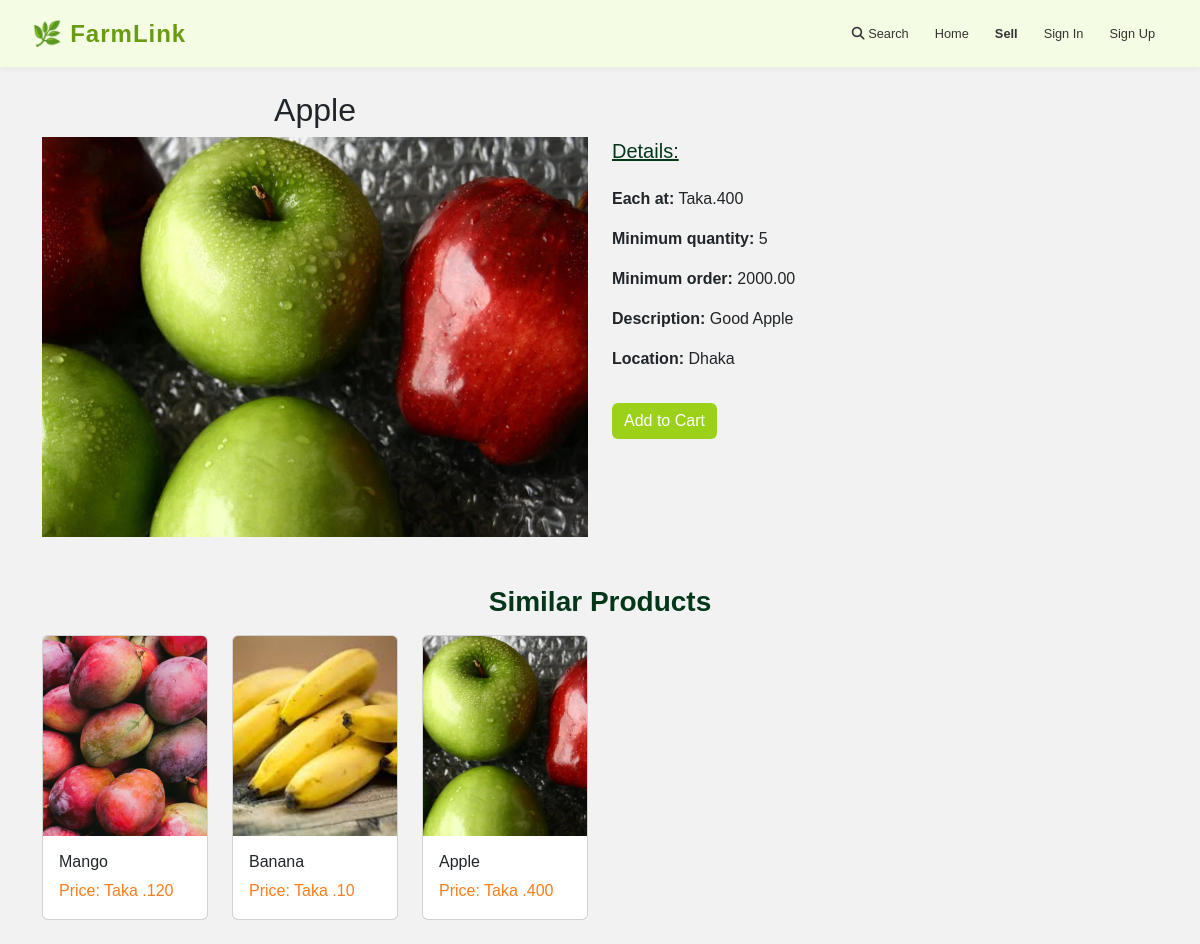
The page /product_details/40/ on the database as committed earlier.
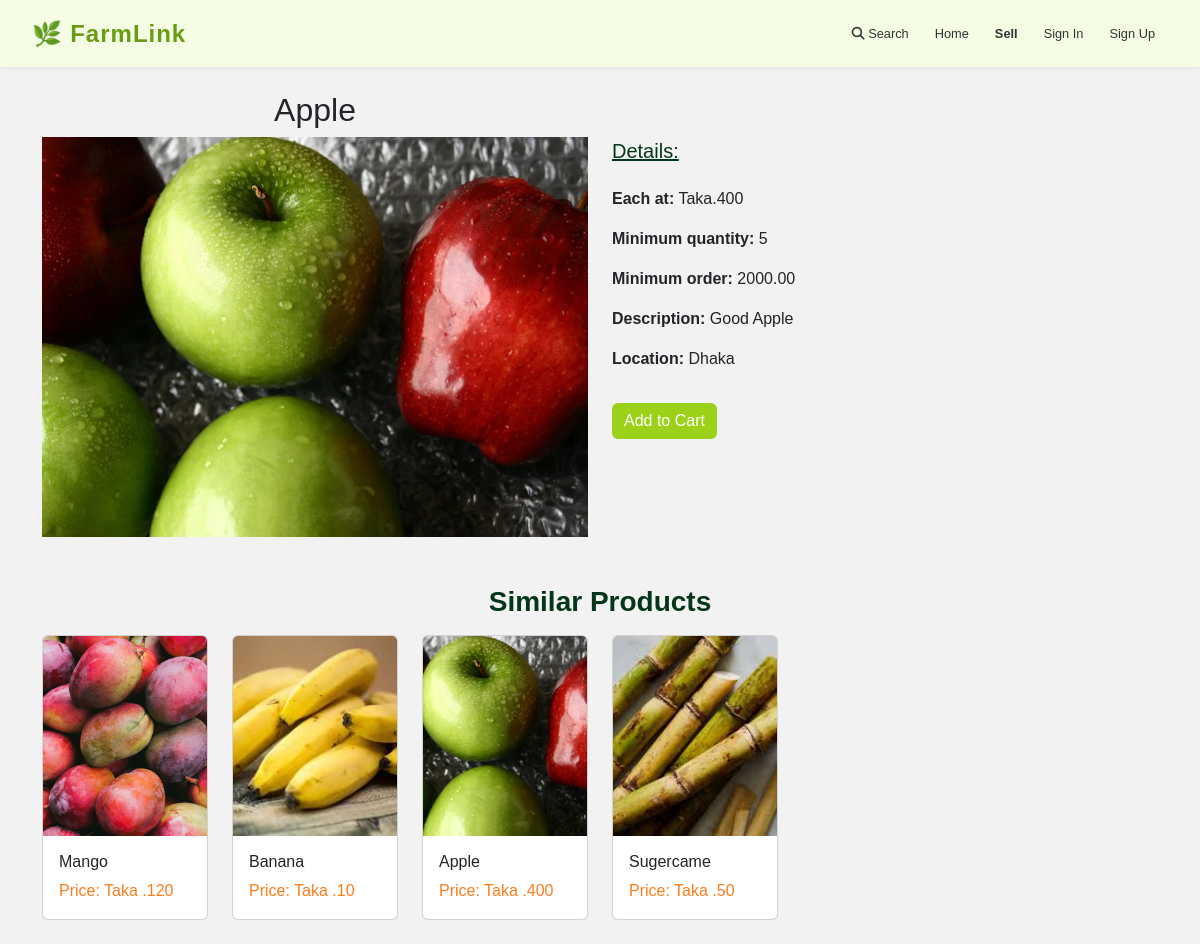
The same page on the database as committed later.
### product/models.py (models this page shows, shortened)
class Product(models.Model):
    CATEGORIES = (
        ("Vegetables", "Vegetables"),
        ("Fruits", "Fruits"),
        ("Meat, Poultry & Dairy", "Meat, Poultry & Dairy"),
        ("Farm Feeds", "Farm Feeds")
    )
    owner = models.ForeignKey(User, on_delete=models.CASCADE)
    name = models.CharField(max_length=30)
    category = models.CharField(max_length=25, default="Vegetables", choices=CATEGORIES)
    quantity = models.IntegerField(default=5)
    description = models.CharField(max_length=200)
    image = models.ImageField(upload_to="products")
    price = models.IntegerField()
    location = models.CharField(max_length=50)
    unit_price = models.DecimalField(max_digits=10, decimal_places=2, blank=True, null=True)

### product/views.py (the view)
# urls.py: path('product_details/<int:id>/', views.product_details, name='product_details'),
def product_details(request, id):
    product = Product.objects.get(id=id)
    items = Product.objects.filter(category=product.category)
    return render(request, "product/product_details.html", {'product': product, 'items': items,})

### product/templates/product/product_details.html (shortened to what this page needs)
{% extends 'Account/base.html' %}
{% block content %}
<div class="container mt-4">
    <div class="row">
        <div class="col-md-6">
            <div class="text-center">
            <h2 class="text-capitalize" >{{ product.name }}</h2>
                <img class="img-fluid" src="{{ product.image.url }}" alt="{{ product.name }}" style="height: 400px; object-fit: cover; width: 100%;">
            </div>
        </div>
        <div class="col-md-6 mt-5">
            <h5 class="text-decoration-underline mb-4" style="color: #04371a;">Details:</h5>
            <p> <strong class="fw-bold">Each at:</strong> Taka.{{ product.price }}</p>
            <p> <strong class="fw-bold">Minimum quantity:</strong> {{ product.quantity }}</p>
            <p> <strong class="fw-bold">Minimum order:</strong> {{ product.unit_price }}</p>
            <p class="text-capitalize"> <strong class="fw-bold">Description:</strong> {{ product.description }}</p>
            <p class="text-capitalize"> <strong class="fw-bold">Location:</strong > {{ product.location }}</p>
            {% if request.user.username != product.owner.username %}
                <a href="{% url 'cart:addtocart' product.id %}" class="btn btn-primary mt-3 border-0" style="background-color: #9cd11a;">Add to Cart</a>
            {% endif %}
        </div>
    </div>
    <h3 class="mt-5 text-center display-8 fw-bold mb-3" style="color: #04371a;">Similar Products</h3>
    <div class="row">
        {% for item in items %}
            <div class="col-md-2 mb-4">
                <div class="card">
                    <a  class="text-decoration-none" href="{% url 'product:product_details' item.id %}">
                        <img class="card-img-top" src="{{ item.image.url }}" alt="{{ item.name }}" style="height: 200px; object-fit: cover; width: 100%;">
                        <div class="card-body">
                            <h2 class="card-title fs-6 text-capitalize text-dark">{{ item.name }}</h2>
                            <p class="card-text" style="color: #ff7c1a;">Price: Taka .{{ item.price }}</p>
                        </div>
                    </a>
                </div>
            </div>
        {% endfor %}
    </div>
</div>
{% endblock %}

Rows that differ between the two databases and show on the page:
added Product: image (picture), name "Sugercame", price "50"
